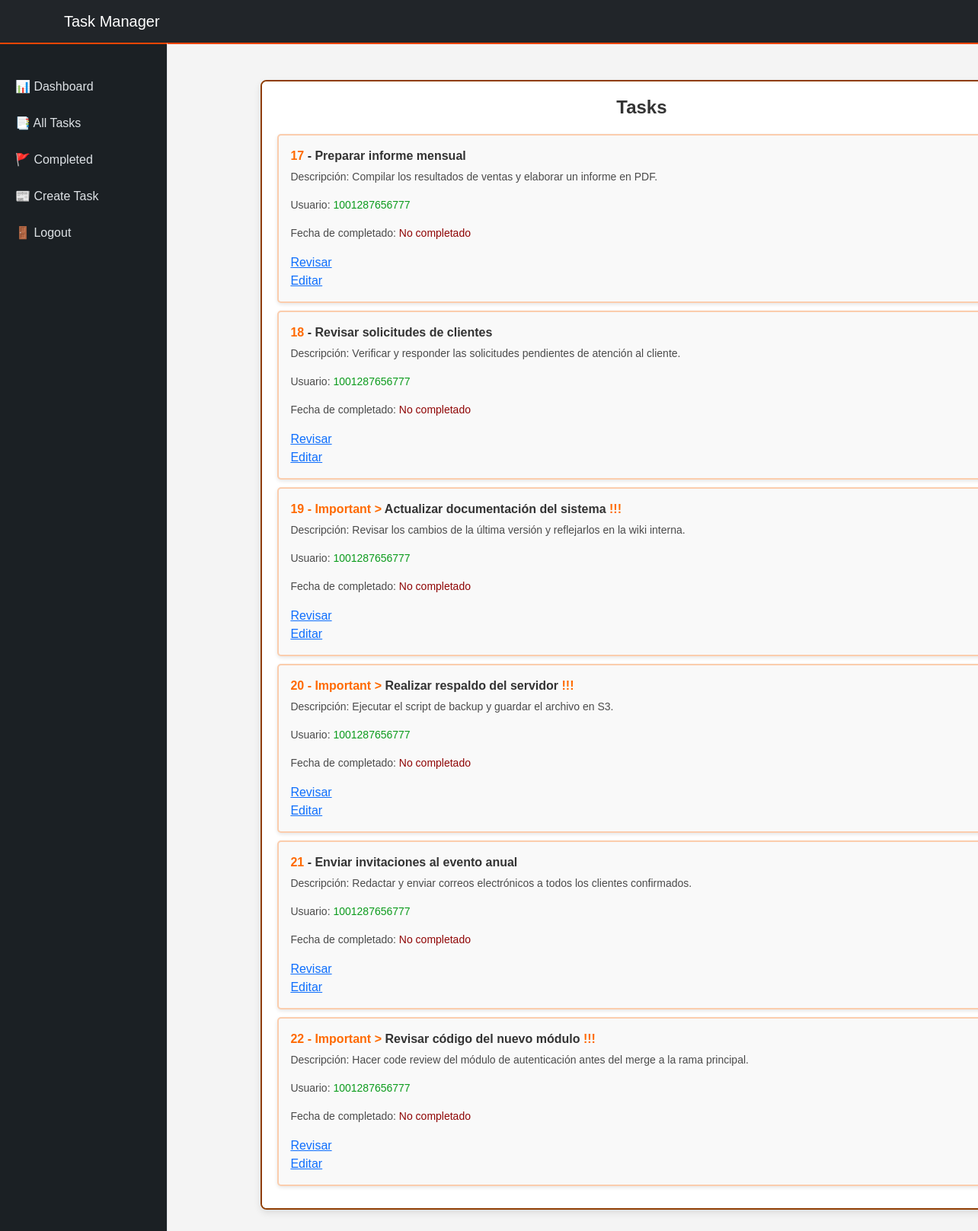
Screenshot of /tasks/ (signed in) with the database file from the repository.
### tasks/models.py (models this page shows, shortened)
class Task(models.Model):
  title = models.CharField(max_length=200)
  description = models.TextField(max_length=10000)
  created = models.DateTimeField(auto_now_add=True)
  datecompleted = models.DateTimeField(null=True, blank=True)
  important = models.BooleanField(default=False)
  user = models.ForeignKey(User, on_delete=models.CASCADE)
  status = models.CharField(max_length=75, default='pendiente')
  imagen = models.ImageField(upload_to='productos/', blank=True, null=True)

### tasks/views.py (the view)
# urls.py: path('tasks/', views.tasks, name='tasks'),
@login_required
def tasks(request):
    tasks = Task.objects.filter(user=request.user, datecompleted__isnull=True)
    return render(request, 'tasks.html', {"tasks": tasks})

### tasks/templates/tasks.html (shortened to what this page needs)
{% extends 'base_lateral_panel.html' %}
{% block content %}
<div class="main-container">
    <h1 class="task-title">Tasks</h1>
    <ul class="task-list">
        {% for task in tasks %}
        <li class="task-item">
            {% if task.important %}
                <strong><data>{{ task.id }} - Important > </data>{{ task.title }}<data> !!!</data></strong>
            {% else %}
                <strong><data>{{ task.id }}</data> - {{ task.title }}</strong>
            {% endif %}
            <p class="task-details">Descripción: {{ task.description }}</p>
            <p class="task-details">Usuario: <data class="user">{{ task.user.username }}</data></p>
            {% if task.datecompleted %}
            <p class="task-details">Fecha de completado: <data class="user">{{ task.datecompleted|date:'M j Y:i' }}</data></p>
            {% else %}
            <p class="task-details">Fecha de completado: <data class="NC">No completado</data></p>
            {% endif %}
            <a href="{% url 'task_detail' task.id %}">Revisar</a><br>
            <a href="{% url 'edit_tasks' task.id %}">Editar</a>
        </li>
        {% endfor %}
    </ul>
</div>
{% endblock %}

### tasks/templates/base_lateral_panel.html (style rules this page uses)
body { font-family: 'Arial', sans-serif; background-color: #f4f4f4; color: #333; margin: 0; padding: 0; display: block; justify-content: center; align-items: center; min-height: 100vh; }

### tasks/templates/tasks.html (style rules this page uses)
body { font-family: 'Arial', sans-serif; background-color: #f4f4f4; color: #333; margin: 0; padding: 0; }
.main-container { width: 100%; max-width: 1000px; background: #ffffff; padding: 20px; border-radius: 8px; border: solid 2px #8f3d02; box-shadow: 0px 4px 10px rgba(0, 0, 0, 0.1); margin-left: 10%; margin-top: 25px; max-height: 80vh; overflow-y: auto; }
.task-title { font-size: 24px; font-weight: bold; text-align: center; margin-bottom: 20px; }
.task-list { list-style: none; padding: 0; }
.task-item { background: #f9f9f9; padding: 15px; margin-bottom: 10px; border-radius: 5px; border: solid 2px #ff6a004e; box-shadow: 0px 2px 5px rgba(0, 0, 0, 0.1); }
.task-details { font-size: 14px; color: #4b4b4b; margin-top: 5px; }
data { color:#ff6a00; }
.user { color:rgba(8, 154, 25, 0.981) }
.NC { color: rgb(143, 5, 5); }

### rows the page displays
Task: id "17", title "Preparar informe mensual", description "Compilar los resultados de ventas y elaborar un informe en PDF.", user.username "1001287656777", shows "Fecha de completado:"
Task: id "18", title "Revisar solicitudes de clientes", description "Verificar y responder las solicitudes pendientes de atención al cliente.", user.username "1001287656777", shows "Fecha de completado:"
Task: id "19", title "Actualizar documentación del sistema", description "Revisar los cambios de la última versión y reflejarlos en la wiki interna.", user.username "1001287656777", shows "Fecha de completado:"
Task: id "20", title "Realizar respaldo del servidor", description "Ejecutar el script de backup y guardar el archivo en S3.", user.username "1001287656777", shows "Fecha de completado:"
Task: id "21", title "Enviar invitaciones al evento anual", description "Redactar y enviar correos electrónicos a todos los clientes confirmados.", user.username "1001287656777", shows "Fecha de completado:"
Task: id "22", title "Revisar código del nuevo módulo", description "Hacer code review del módulo de autenticación antes del merge a la rama principal.", user.username "1001287656777", shows "Fecha de completado:"
